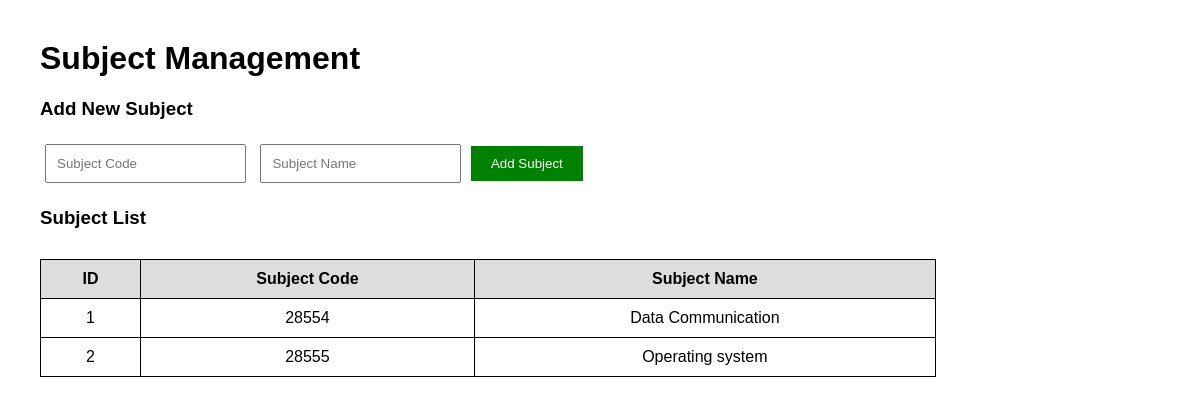
/subjects (signed in), run on the app's committed database.
### tables this page shows
CREATE TABLE subjects (
            id INTEGER PRIMARY KEY AUTOINCREMENT,
            code TEXT UNIQUE NOT NULL,
            name TEXT NOT NULL
        );

### app.py (the view, shortened to what this page needs)
@app.route("/subjects", methods=["GET", "POST"])
def subjects():
    if not login_required():
        return redirect("/login")
    conn = get_db()
    subject_list = conn.execute("""
        SELECT *
        FROM subjects
        ORDER BY id ASC
    """).fetchall()
    conn.close()
    return render_template(
        "subjects.html",
        subjects=subject_list
    )

### app.py (called while the page is built)
def get_db():
    conn = sqlite3.connect(DATABASE)
    conn.row_factory = sqlite3.Row
    return conn

def login_required():
    if "user_id" not in session:
        return False
    return True

### templates/subjects.html (shortened to what this page needs)
<!DOCTYPE html>
<html>
<head>
</head>
<body>
    <h1>Subject Management</h1>
    <h3>Add New Subject</h3>
    <form method="POST">
        <input
            type="text"
            name="code"
            placeholder="Subject Code"
            required
        >
        <input
            type="text"
            name="name"
            placeholder="Subject Name"
            required
        >
        <button type="submit">
            Add Subject
        </button>
    </form>
    <h3>Subject List</h3>
    <table>
        <tr>
            <th>ID</th>
            <th>Subject Code</th>
            <th>Subject Name</th>
        </tr>
        {% for subject in subjects %}
        <tr>
            <td>{{ subject.id }}</td>
            <td>{{ subject.code }}</td>
            <td>{{ subject.name }}</td>
        </tr>
        {% endfor %}
    </table>
</body>
</html>

### templates/subjects.html (style rules this page uses)
body { font-family: Arial; margin: 40px; }
input { padding: 10px; margin: 5px; }
button { padding: 10px 20px; background: green; color: white; border: none; cursor: pointer; }
table { width: 80%; margin-top: 30px; border-collapse: collapse; }
th, td { border: 1px solid black; padding: 10px; text-align: center; }
th { background: #ddd; }

### data on the page
subjects: id "1", code "28554", name "Data Communication"
subjects: id "2", code "28555", name "Operating system"
